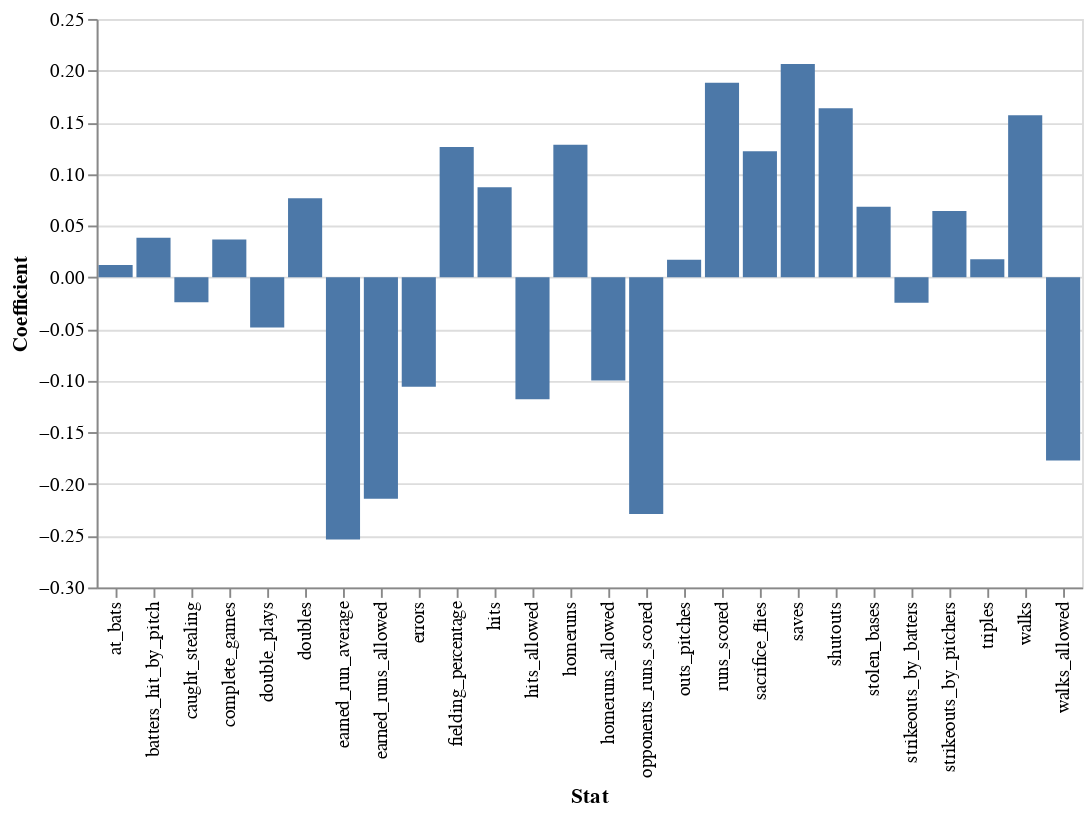

The notebook cell saved with this chart:
### Markdown cell above
Each stat's corresponding coefficient, mean squared error, and mean absolute error are visualized below in three bar charts.

### Code cell
alt.Chart(df_rate_reg).mark_bar().encode(
    x = 'Stat',
    y = 'Coefficient'
)

### Figure 1 — Vega-Lite specification as saved in the notebook (floating-point values rounded to 4 significant figures)
{"config": {"view": {"continuousWidth": 400, "continuousHeight": 300}}, "data": {"name": "data-4699ee03d75cbfa803aaed570d94955c"}, "mark": "bar", "encoding": {"x": {"field": "Stat", "type": "nominal"}, "y": {"field": "Coefficient", "type": "quantitative"}}, "$schema": "https://vega.github.io/schema/vega-lite/v4.17.0.json", "datasets": {"data-4699ee03d75cbfa803aaed570d94955c": [{"Stat": "runs_scored", "Coefficient": 0.1883, "Mean Squared Error": 0.004267, "Mean Absolute Error": 0.05264}, {"Stat": "at_bats", "Coefficient": 0.01193, "Mean Squared Error": 0.00502, "Mean Absolute Error": 0.05833}, {"Stat": "hits", "Coefficient": 0.08709, "Mean Squared Error": 0.004877, "Mean Absolute Error": 0.05702}, {"Stat": "doubles", "Coefficient": 0.07654, "Mean Squared Error": 0.004881, "Mean Absolute Error": 0.05729}, {"Stat": "triples", "Coefficient": 0.01756, "Mean Squared Error": 0.005017, "Mean Absolute Error": 0.05827}, {"Stat": "homeruns", "Coefficient": 0.1283, "Mean Squared Error": 0.004606, "Mean Absolute Error": 0.05555}, {"Stat": "walks", "Coefficient": 0.1569, "Mean Squared Error": 0.004541, "Mean Absolute Error": 0.05485}, {"Stat": "strikeouts_by_batters", "Coefficient": -0.02457, "Mean Squared Error": 0.005004, "Mean Absolute Error": 0.05824}, {"Stat": "stolen_bases", "Coefficient": 0.06825, "Mean Squared Error": 0.004951, "Mean Absolute Error": 0.0579}, {"Stat": "caught_stealing", "Coefficient": -0.02408, "Mean Squared Error": 0.005011, "Mean Absolute Error": 0.05837}, {"Stat": "batters_hit_by_pitch", "Coefficient": 0.03837, "Mean Squared Error": 0.004974, "Mean Absolute Error": 0.05815}, {"Stat": "sacrifice_flies", "Coefficient": 0.1221, "Mean Squared Error": 0.004706, "Mean Absolute Error": 0.05593}, {"Stat": "opponents_runs_scored", "Coefficient": -0.229, "Mean Squared Error": 0.004115, "Mean Absolute Error": 0.05123}, {"Stat": "earned_runs_allowed", "Coefficient": -0.2142, "Mean Squared Error": 0.004214, "Mean Absolute Error": 0.05212}, {"Stat": "earned_run_average", "Coefficient": -0.2536, "Mean Squared Error": 0.00359, "Mean Absolute Error": 0.04794}, {"Stat": "complete_games", "Coefficient": 0.03658, "Mean Squared Error": 0.004986, "Mean Absolute Error": 0.05808}, {"Stat": "shutouts", "Coefficient": 0.1635, "Mean Squared Error": 0.00418, "Mean Absolute Error": 0.05201}, {"Stat": "saves", "Coefficient": 0.2065, "Mean Squared Error": 0.00399, "Mean Absolute Error": 0.05076}, {"Stat": "outs_pitches", "Coefficient": 0.01696, "Mean Squared Error": 0.005016, "Mean Absolute Error": 0.05828}, {"Stat": "hits_allowed", "Coefficient": -0.1179, "Mean Squared Error": 0.004771, "Mean Absolute Error": 0.05638}, {"Stat": "homeruns_allowed", "Coefficient": -0.09972, "Mean Squared Error": 0.004814, "Mean Absolute Error": 0.05688}, {"Stat": "walks_allowed", "Coefficient": -0.1771, "Mean Squared Error": 0.004461, "Mean Absolute Error": 0.05405}, {"Stat": "strikeouts_by_pitchers", "Coefficient": 0.0643, "Mean Squared Error": 0.004907, "Mean Absolute Error": 0.05744}, {"Stat": "errors", "Coefficient": -0.1059, "Mean Squared Error": 0.004768, "Mean Absolute Error": 0.05659}, {"Stat": "double_plays", "Coefficient": -0.04861, "Mean Squared Error": 0.004975, "Mean Absolute Error": 0.05804}, {"Stat": "fielding_percentage", "Coefficient": 0.126, "Mean Squared Error": 0.00462, "Mean Absolute Error": 0.05547}]}}
